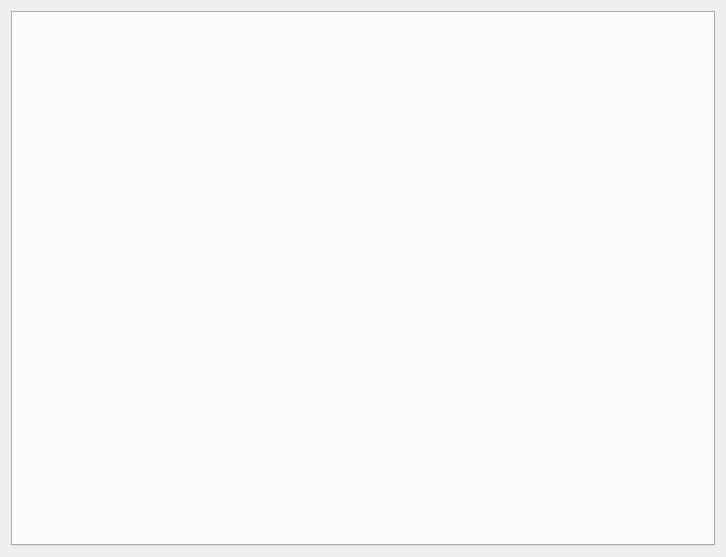
<?xml version="1.0" encoding="UTF-8"?>
<ui version="4.0">
 <class>PostedDialog</class>
 <widget class="QWidget" name="PostedDialog">
  <property name="geometry">
   <rect>
    <x>0</x>
    <y>0</y>
    <width>726</width>
    <height>557</height>
   </rect>
  </property>
  <property name="windowTitle">
   <string/>
  </property>
  <layout class="QVBoxLayout" name="verticalLayout">
   <item>
    <widget class="QTabWidget" name="tabWidget">
     <property name="currentIndex">
      <number>-1</number>
     </property>
     <property name="tabsClosable">
      <bool>true</bool>
     </property>
    </widget>
   </item>
  </layout>
 </widget>
 <resources>
  <include location="../LinksCloud/images.qrc"/>
 </resources>
 <connections/>
</ui>
